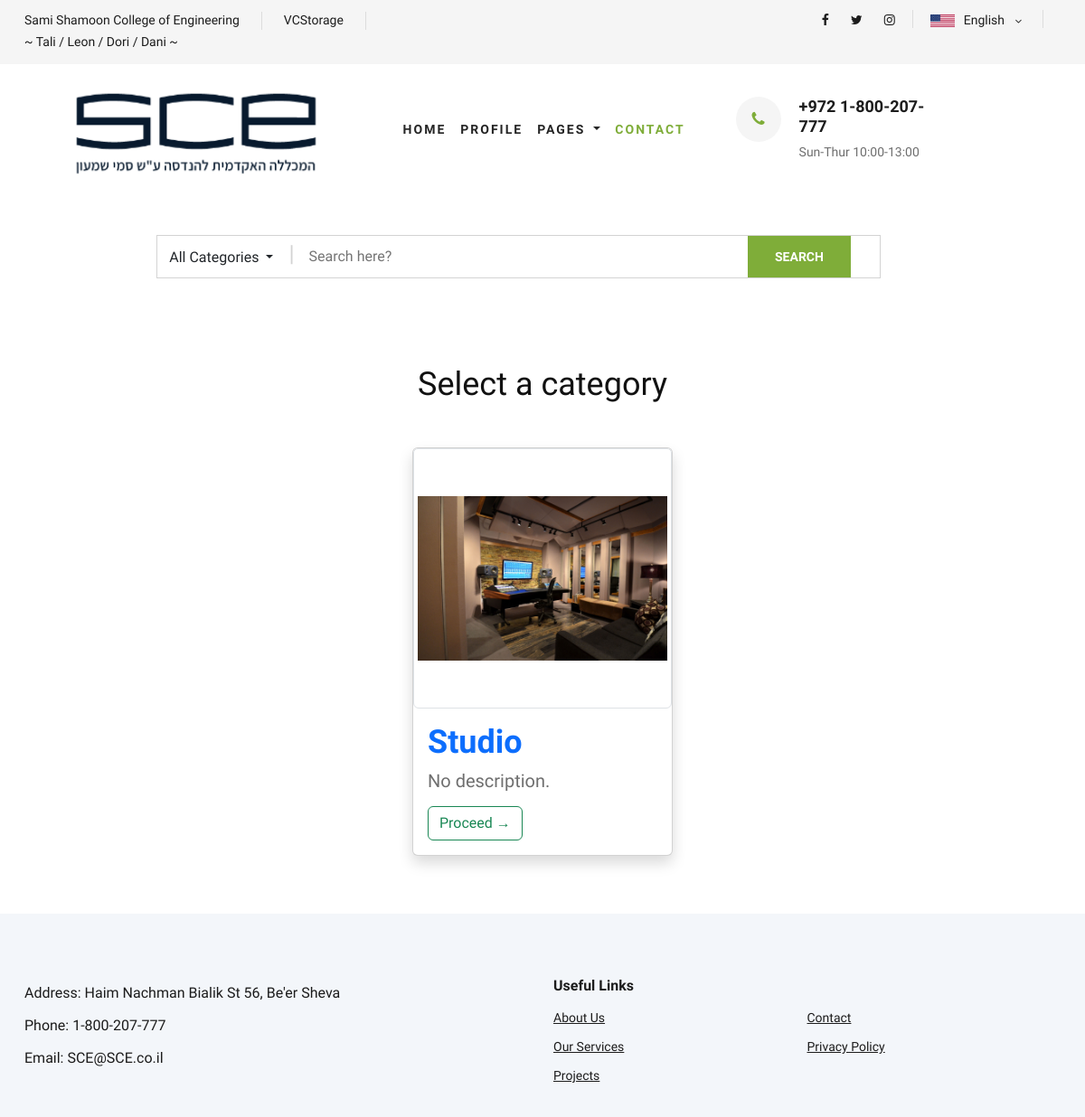
The app's page /categories/studio (signed in) with its own data.
### database/models.py (models this page shows, shortened)
class Category(models.Model):
    name = models.CharField(max_length=100, primary_key=True)
    image = models.ImageField(upload_to='categories/', default='default.png')
    description = models.TextField(max_length=1000, default='No description')
    class Meta:
        verbose_name_plural = "Categories"

### main/views.py (the view)
# urls.py: path('categories/studio', main.views.studio_view, name='studio'),
@login_required
def studio_view(request):
    categories = Category.objects.all()
    return render(request, 'studio.html', {'categories': categories})

### main/templates/studio.html
{% extends 'base.html' %}
{% block content %}
        {% include 'search_bar.html' %}
    <h2 class="text-center mb-5">Select a category</h2>
    <div class="container-fluid">
        <div class="d-flex flex-wrap justify-content-center">
    {% for category in categories %}
        {% if category.name == 'Studio' %}
            <div class="px-3">
                {% include 'snippets/category.html' with image=category.image item=category.name item_description=category.description %}
            </div>
        {% endif %}
    {% endfor %}
   </div>
    </div>
{% endblock %}

### main/templates/snippets/category.html
<div class="card shadow mb-5" style="width: 18rem">
  <img src="/{{ MEDIA_URL }}media/{{ category.image }}" class="card-img-top img-thumbnail object-fit-contain" alt="..." style="height: 18rem;">
  <div class="card-body">
    <h2 class="card-title text-primary fw-bold">{{ item }}</h2>
    <p class="card-text fs-5">{{ item_description }}.</p>
    <a href="{% url 'category' category=item %}" class="btn btn-outline-success ">Proceed →</a>
  </div>
</div>

### static/css/style.css (style rules this page uses)
html, body { height: 100%; font-family: "Cairo", sans-serif; -webkit-font-smoothing: antialiased; font-smoothing: antialiased; }
h1, h2, h3, h4, h5, h6 { margin: 0; color: #111111; font-weight: 400; font-family: "Cairo", sans-serif; }
h2 { font-size: 36px; }
p { font-size: 16px; font-family: "Cairo", sans-serif; color: #6f6f6f; font-weight: 400; line-height: 26px; margin: 0 0 15px 0; }
img { max-width: 100%; }

### records on screen
Category: image (picture), name "Studio", description "No description"
